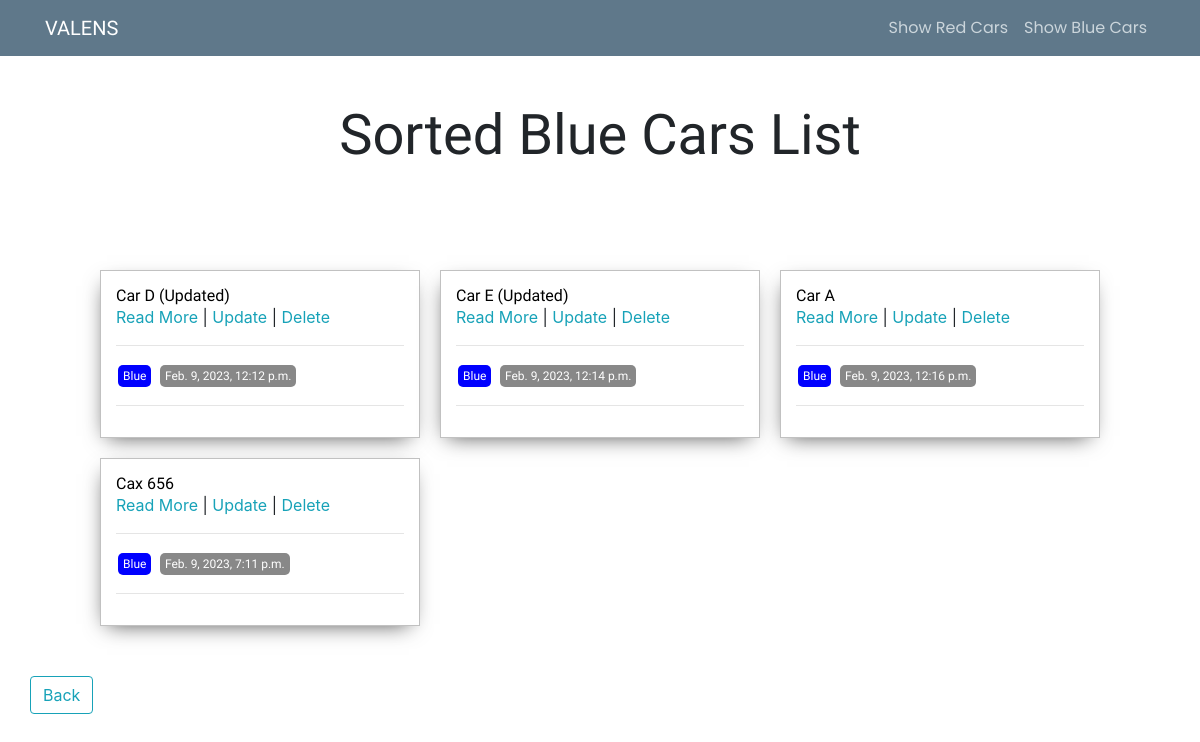
The app's page /blue-cars/ with its own data.
### ECar/models.py (models this page shows, shortened)
class Car(models.Model):
    car_name = models.CharField(max_length=50)
    car_model = models.CharField(max_length=200)
    car_description = models.TextField(max_length=200)
    car_color = models.ForeignKey(CarColor, on_delete=models.CASCADE)
    car_image = models.ImageField(null=True, blank=True, upload_to='media', default='imageholder.png')
    date_manufactured = models.DateTimeField(auto_now_add=True)
    class Meta:
        ordering = ['date_manufactured']

class CarColor(models.Model):
    colors = models.CharField(max_length=50)
    def __str__(self) -> str:
        return self.colors

### ECar/views.py (the view)
# urls.py: path('blue-cars/', views.BlueCarList.as_view(), name='blue_cars'),
class BlueCarList(ListView):
    model = Car
    template_name = 'html/blue_cars.html'
    queryset = Car.objects.filter(car_color__colors='Blue')
    context_object_name = 'cars'

### ECar/templates/html/blue_cars.html
{% extends 'html/main.html' %}
{% load static %}
{% block content %}
    <div class='main-container'>
        <div class="greeting-wrapper">
            <h1>Sorted Blue Cars List</h1>
        </div>
        <div class='post-wrapper'>
            {% for car in cars %}
                <div>
                    <div class='post'>
                        <div class='post-preview'>
                            <h6 class='post-title'>{{ car.car_name }}</h6>
                            <a href="{% url 'car_detail' car.id %}">Read More</a>
                            | <a href="{% url 'update_car' car.id %}">Update</a>
                            | <a href="{% url 'delete_car' car.id %}">Delete</a>
                            <hr>
                                <span class='blue-tag'>{{ car.car_color }}</span>
                                <span class='tag'>{{ car.date_manufactured }}</span>
                            <hr>
                        </div>
                    </div>
                </div>
                {% empty %}
                    <h5>No Blue Cars Available ...</h5>
            {% endfor %}
        </div>
        <a href="{% url 'cars_list' %}" class='btn btn-outline-info'>Back</a>
    </div>
{% endblock content %}

### ECar/static/css/default.css (style rules this page uses)
:root { --mainColor:#eaeaea; --secondaryColor:#fff; --borderColor:#c1c1c1; --mainText:black; --secondaryText:#4b5156; --themeDotBorder:#24292e; --previewBg:rgb(251, 249, 243, 0.8); --previewShadow:#f0ead6; --buttonColor:black; }
html, body { padding: 0; margin: 0; scroll-behavior: smooth; }
body * { transition: 0.3s; }
h1, h2, h3, h4, h5, h6, span, strong { font-family: 'Russo One', sans-serif; font-weight: 500; }
a { text-decoration: none; color:#17a2b8; }
h1 { font-size: 56px; }
h6 { font-size: 16px; }
.main-container { width: 1200px; margin: 20px auto; }
.greeting-wrapper { display: grid; text-align: center; align-content: center; min-height: 10em; }
.post-wrapper { display: grid; grid-template-columns: repeat(auto-fit, 320px); gap:20px; justify-content: center; padding-bottom: 50px; padding-top: 50px; }
.post { border:1px solid var(--borderColor); -webkit-box-shadow: -2px 7px 21px -9px rgba(0,0,0,0.75); -moz-box-shadow: -2px 7px 21px -9px rgba(0,0,0,0.75); box-shadow: -2px 7px 21px -9px rgba(0,0,0,0.75); }
.tag { display: inline-block; color: #fff; background-color: #888; border-radius: 5px; margin: 2px; padding: 2px 5px; font-size: 12px; }
.blue-tag { display: inline-block; color: #fff; background-color: blue; border-radius: 5px; margin: 2px; padding: 2px 5px; font-size: 12px; }
.post-preview { background-color: #fff; padding:15px; }
.post-title { color:black; margin: 0; }
@media screen and (max-width: 1200px) { .main-container { width: 95%; } }

### records on screen
Car: car_name "Car D (Updated)", car_color "Blue", date_manufactured "Feb. 9, 2023, 12:12 p.m."
Car: car_name "Car E (Updated)", car_color "Blue", date_manufactured "Feb. 9, 2023, 12:14 p.m."
Car: car_name "Car A", car_color "Blue", date_manufactured "Feb. 9, 2023, 12:16 p.m."
Car: car_name "Cax 656", car_color "Blue", date_manufactured "Feb. 9, 2023, 7:11 p.m."
